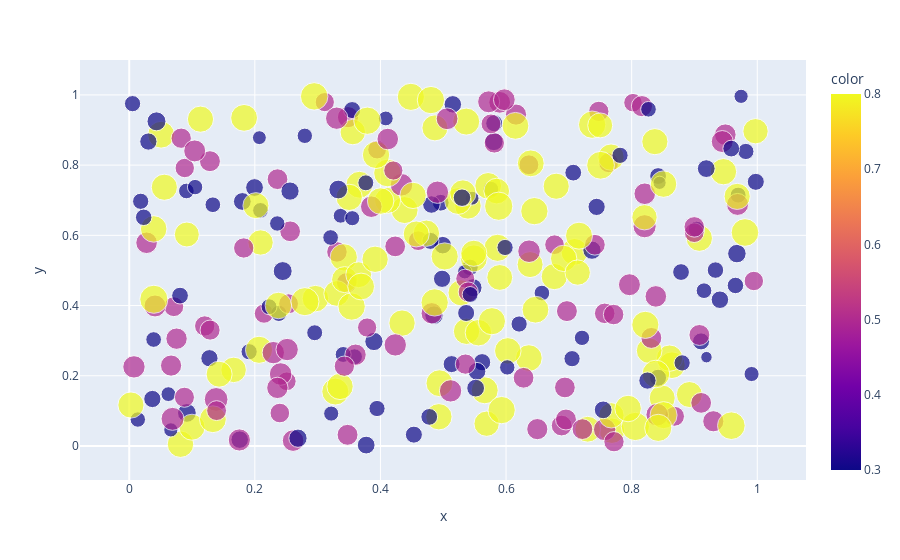

Source (notebook cell):
### Code cell
px.scatter(x=cluster_centers[:,0], y=cluster_centers[:,1], size=binom_sample, color=p_arr)

### Figure 1 — Plotly figure (JSON) as saved in the notebook; plotly's stock layout.template omitted (floating-point values rounded to 4 significant figures; data arrays with more than 128 entries replaced by an {"elided": "..."} marker saying what was removed)
{"data": [{"hovertemplate": "x=%{x}<br>y=%{y}<br>size=%{marker.size}<br>color=%{marker.color}<extra></extra>", "legendgroup": "", "marker": {"color": {"elided": "300 float values"}, "coloraxis": "coloraxis", "size": {"elided": "300 int values"}, "sizemode": "area", "sizeref": 0.2275, "symbol": "circle"}, "mode": "markers", "name": "", "showlegend": false, "type": "scatter", "x": {"elided": "300 float values"}, "xaxis": "x", "y": {"elided": "300 float values"}, "yaxis": "y"}], "layout": {"coloraxis": {"colorbar": {"title": {"text": "color"}}, "colorscale": [[0, "#0d0887"], [0.1111, "#46039f"], [0.2222, "#7201a8"], [0.3333, "#9c179e"], [0.4444, "#bd3786"], [0.5556, "#d8576b"], [0.6667, "#ed7953"], [0.7778, "#fb9f3a"], [0.8889, "#fdca26"], [1, "#f0f921"]]}, "legend": {"itemsizing": "constant", "tracegroupgap": 0}, "margin": {"t": 60}, "xaxis": {"anchor": "y", "domain": [0, 1], "title": {"text": "x"}}, "yaxis": {"anchor": "x", "domain": [0, 1], "title": {"text": "y"}}}}
